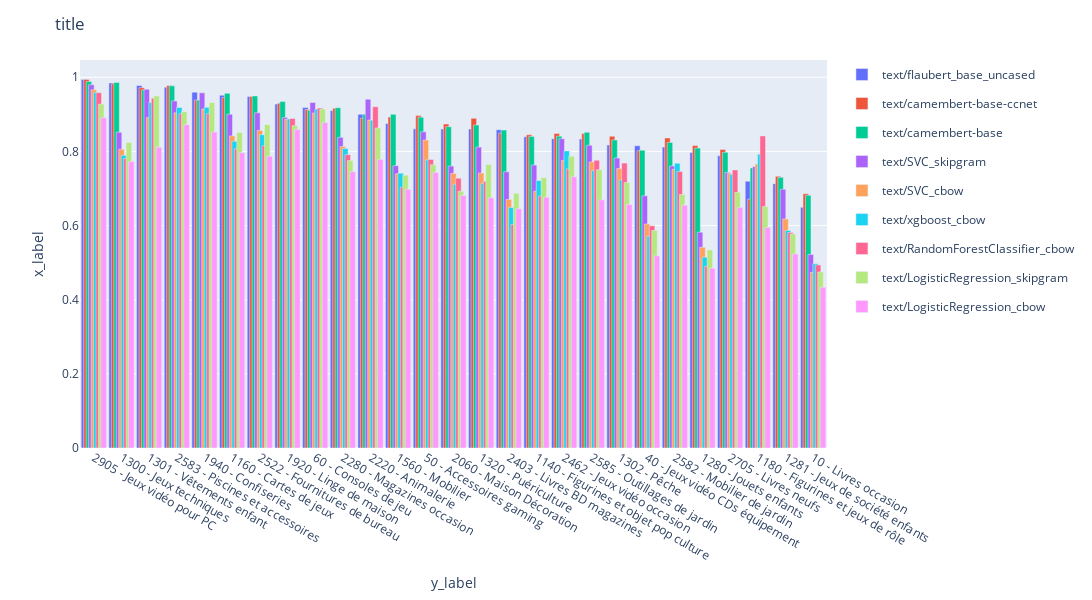

The code cell stored with this chart in its notebook:
### Code cell
from importlib import reload
import src.utils.results as results

reload(results)
from src.utils.results import ResultsManager
res = ResultsManager()
res.add_result_file('../results/results_benchmark_sklearn.csv', 'text')
res.add_result_file('../results/results_benchmark_bert.csv', 'bert')
res.add_result_file('../results/results_benchmark_img.csv', 'img')

#res.df_results.head()
res.plot_f1_scores_by_prdtype(filter_package=['bert','text'])

# df_sklearn = pd.read_csv('../results/results_benchmark_sklearn.csv', index_col=0)
# df_bert = pd.read_csv('../results/results_benchmark_bert.csv', index_col=0)
# df_img = pd.read_csv('../results/results_benchmark_img.csv', index_col=0)

# df_sklearn['package']= 'sklearn'
# df_bert['package']= 'bert'
# df_img['package']= 'img'

# fusion = pd.concat([df_sklearn, df_bert, df_img])

# fusion.head()

# fusion.info()

### Figure 1 — Plotly figure (JSON) as saved in the notebook; plotly's stock layout.template omitted (floating-point values rounded to 4 significant figures)
{"data": [{"alignmentgroup": "True", "hovertemplate": "model=text/flaubert_base_uncased<br>category=%{x}<br>score_test=%{y}<extra></extra>", "legendgroup": "text/flaubert_base_uncased", "marker": {"color": "#636efa", "pattern": {"shape": ""}}, "name": "text/flaubert_base_uncased", "offsetgroup": "text/flaubert_base_uncased", "orientation": "v", "showlegend": true, "textposition": "auto", "type": "bar", "width": 0.2, "x": ["2905 - Jeux vidéo pour PC", "1300 - Jeux techniques", "1301 - Vêtements enfant", "2583 - Piscines et accessoires", "1940 - Confiseries", "1160 - Cartes de jeux", "2522 - Fournitures de bureau", "1920 - Linge de maison", "60 - Consoles de jeu", "2280 - Magazines occasion", "2220 - Animalerie", "1560 - Mobilier", "50 - Accessoires gaming", "2060 - Maison Décoration", "1320 - Puériculture", "2403 - Livres BD magazines", "1140 - Figurines et objet pop culture", "2462 - Jeux vidéo occasion", "2585 - Outillages de jardin", "1302 - Pêche", "40 - Jeux vidéo CDs équipement", "2582 - Mobilier de jardin", "1280 - Jouets enfants", "2705 - Livres neufs", "1180 - Figurines et jeux de rôle", "1281 - Jeux de société enfants", "10 - Livres occasion"], "xaxis": "x", "y": [0.9942, 0.9846, 0.9778, 0.9734, 0.9598, 0.9514, 0.9481, 0.9277, 0.9184, 0.9103, 0.9, 0.8754, 0.8611, 0.8606, 0.8603, 0.8585, 0.8397, 0.8342, 0.8335, 0.8175, 0.8152, 0.8117, 0.7972, 0.7885, 0.7195, 0.7131, 0.6491], "yaxis": "y"}, {"alignmentgroup": "True", "hovertemplate": "model=text/camembert-base-ccnet<br>category=%{x}<br>score_test=%{y}<extra></extra>", "legendgroup": "text/camembert-base-ccnet", "marker": {"color": "#EF553B", "pattern": {"shape": ""}}, "name": "text/camembert-base-ccnet", "offsetgroup": "text/camembert-base-ccnet", "orientation": "v", "showlegend": true, "textposition": "auto", "type": "bar", "width": 0.2, "x": ["2905 - Jeux vidéo pour PC", "1300 - Jeux techniques", "2583 - Piscines et accessoires", "1301 - Vêtements enfant", "2522 - Fournitures de bureau", "1160 - Cartes de jeux", "1940 - Confiseries", "1920 - Linge de maison", "2280 - Magazines occasion", "60 - Consoles de jeu", "50 - Accessoires gaming", "1560 - Mobilier", "2220 - Animalerie", "1320 - Puériculture", "2060 - Maison Décoration", "2403 - Livres BD magazines", "2462 - Jeux vidéo occasion", "2585 - Outillages de jardin", "1140 - Figurines et objet pop culture", "1302 - Pêche", "2582 - Mobilier de jardin", "1280 - Jouets enfants", "2705 - Livres neufs", "40 - Jeux vidéo CDs équipement", "1281 - Jeux de société enfants", "10 - Livres occasion", "1180 - Figurines et jeux de rôle"], "xaxis": "x", "y": [0.9942, 0.9823, 0.9778, 0.9718, 0.9481, 0.9455, 0.9383, 0.9302, 0.9167, 0.913, 0.8966, 0.8929, 0.8896, 0.8892, 0.8739, 0.8492, 0.8485, 0.8483, 0.8447, 0.8409, 0.8362, 0.8156, 0.8054, 0.8016, 0.7329, 0.6857, 0.6712], "yaxis": "y"}, {"alignmentgroup": "True", "hovertemplate": "model=text/camembert-base<br>category=%{x}<br>score_test=%{y}<extra></extra>", "legendgroup": "text/camembert-base", "marker": {"color": "#00cc96", "pattern": {"shape": ""}}, "name": "text/camembert-base", "offsetgroup": "text/camembert-base", "orientation": "v", "showlegend": true, "textposition": "auto", "type": "bar", "width": 0.2, "x": ["2905 - Jeux vidéo pour PC", "1300 - Jeux techniques", "2583 - Piscines et accessoires", "1301 - Vêtements enfant", "1160 - Cartes de jeux", "2522 - Fournitures de bureau", "1940 - Confiseries", "1920 - Linge de maison", "2280 - Magazines occasion", "60 - Consoles de jeu", "2220 - Animalerie", "1560 - Mobilier", "50 - Accessoires gaming", "1320 - Puériculture", "2060 - Maison Décoration", "2403 - Livres BD magazines", "2585 - Outillages de jardin", "2462 - Jeux vidéo occasion", "1140 - Figurines et objet pop culture", "1302 - Pêche", "2582 - Mobilier de jardin", "1280 - Jouets enfants", "40 - Jeux vidéo CDs équipement", "2705 - Livres neufs", "1180 - Figurines et jeux de rôle", "1281 - Jeux de société enfants", "10 - Livres occasion"], "xaxis": "x", "y": [0.9884, 0.9861, 0.9769, 0.9659, 0.9567, 0.9496, 0.9387, 0.9344, 0.9177, 0.9108, 0.9003, 0.8999, 0.8924, 0.871, 0.8668, 0.8574, 0.8516, 0.8412, 0.8401, 0.8311, 0.8244, 0.8089, 0.8032, 0.7975, 0.7554, 0.73, 0.6816], "yaxis": "y"}, {"alignmentgroup": "True", "hovertemplate": "model=text/SVC_skipgram<br>category=%{x}<br>score_test=%{y}<extra></extra>", "legendgroup": "text/SVC_skipgram", "marker": {"color": "#ab63fa", "pattern": {"shape": ""}}, "name": "text/SVC_skipgram", "offsetgroup": "text/SVC_skipgram", "orientation": "v", "showlegend": true, "textposition": "auto", "type": "bar", "width": 0.2, "x": ["2905 - Jeux vidéo pour PC", "1301 - Vêtements enfant", "1940 - Confiseries", "2220 - Animalerie", "2583 - Piscines et accessoires", "60 - Consoles de jeu", "2522 - Fournitures de bureau", "1160 - Cartes de jeux", "1920 - Linge de maison", "50 - Accessoires gaming", "1300 - Jeux techniques", "2280 - Magazines occasion", "2462 - Jeux vidéo occasion", "2585 - Outillages de jardin", "1320 - Puériculture", "1302 - Pêche", "1140 - Figurines et objet pop culture", "1560 - Mobilier", "2582 - Mobilier de jardin", "2060 - Maison Décoration", "1180 - Figurines et jeux de rôle", "2403 - Livres BD magazines", "2705 - Livres neufs", "1281 - Jeux de société enfants", "40 - Jeux vidéo CDs équipement", "1280 - Jouets enfants", "10 - Livres occasion"], "xaxis": "x", "y": [0.9799, 0.9676, 0.958, 0.9406, 0.9362, 0.932, 0.904, 0.9004, 0.8911, 0.853, 0.8517, 0.8379, 0.8343, 0.8168, 0.8116, 0.7822, 0.7631, 0.7615, 0.7606, 0.7605, 0.7594, 0.7452, 0.7432, 0.6978, 0.6803, 0.5822, 0.5218], "yaxis": "y"}, {"alignmentgroup": "True", "hovertemplate": "model=text/SVC_cbow<br>category=%{x}<br>score_test=%{y}<extra></extra>", "legendgroup": "text/SVC_cbow", "marker": {"color": "#FFA15A", "pattern": {"shape": ""}}, "name": "text/SVC_cbow", "offsetgroup": "text/SVC_cbow", "orientation": "v", "showlegend": true, "textposition": "auto", "type": "bar", "width": 0.2, "x": ["2905 - Jeux vidéo pour PC", "1940 - Confiseries", "2583 - Piscines et accessoires", "60 - Consoles de jeu", "1301 - Vêtements enfant", "1920 - Linge de maison", "2220 - Animalerie", "2522 - Fournitures de bureau", "1160 - Cartes de jeux", "50 - Accessoires gaming", "2280 - Magazines occasion", "1300 - Jeux techniques", "2462 - Jeux vidéo occasion", "2585 - Outillages de jardin", "1180 - Figurines et jeux de rôle", "1302 - Pêche", "2582 - Mobilier de jardin", "1320 - Puériculture", "2705 - Livres neufs", "2060 - Maison Décoration", "1560 - Mobilier", "1140 - Figurines et objet pop culture", "2403 - Livres BD magazines", "1281 - Jeux de société enfants", "40 - Jeux vidéo CDs équipement", "1280 - Jouets enfants", "10 - Livres occasion"], "xaxis": "x", "y": [0.9661, 0.9143, 0.9041, 0.9036, 0.8913, 0.8866, 0.8844, 0.8567, 0.8418, 0.8307, 0.8133, 0.8059, 0.7759, 0.7713, 0.7659, 0.7537, 0.7519, 0.7419, 0.7406, 0.7406, 0.7398, 0.6927, 0.6703, 0.618, 0.6042, 0.5414, 0.4738], "yaxis": "y"}, {"alignmentgroup": "True", "hovertemplate": "model=text/xgboost_cbow<br>category=%{x}<br>score_test=%{y}<extra></extra>", "legendgroup": "text/xgboost_cbow", "marker": {"color": "#19d3f3", "pattern": {"shape": ""}}, "name": "text/xgboost_cbow", "offsetgroup": "text/xgboost_cbow", "orientation": "v", "showlegend": true, "textposition": "auto", "type": "bar", "width": 0.2, "x": ["2905 - Jeux vidéo pour PC", "1301 - Vêtements enfant", "1940 - Confiseries", "2583 - Piscines et accessoires", "60 - Consoles de jeu", "1920 - Linge de maison", "2220 - Animalerie", "2522 - Fournitures de bureau", "1160 - Cartes de jeux", "2280 - Magazines occasion", "2462 - Jeux vidéo occasion", "1180 - Figurines et jeux de rôle", "1300 - Jeux techniques", "50 - Accessoires gaming", "2582 - Mobilier de jardin", "2585 - Outillages de jardin", "1560 - Mobilier", "2705 - Livres neufs", "1302 - Pêche", "1140 - Figurines et objet pop culture", "1320 - Puériculture", "2060 - Maison Décoration", "2403 - Livres BD magazines", "1281 - Jeux de société enfants", "40 - Jeux vidéo CDs équipement", "1280 - Jouets enfants", "10 - Livres occasion"], "xaxis": "x", "y": [0.9587, 0.9322, 0.919, 0.9185, 0.9142, 0.8874, 0.8841, 0.845, 0.8275, 0.8078, 0.8014, 0.7926, 0.7893, 0.7772, 0.7679, 0.7481, 0.7412, 0.7381, 0.723, 0.7216, 0.7131, 0.7115, 0.6484, 0.5866, 0.5713, 0.5147, 0.4971], "yaxis": "y"}, {"alignmentgroup": "True", "hovertemplate": "model=text/RandomForestClassifier_cbow<br>category=%{x}<br>score_test=%{y}<extra></extra>", "legendgroup": "text/RandomForestClassifier_cbow", "marker": {"color": "#FF6692", "pattern": {"shape": ""}}, "name": "text/RandomForestClassifier_cbow", "offsetgroup": "text/RandomForestClassifier_cbow", "orientation": "v", "showlegend": true, "textposition": "auto", "type": "bar", "width": 0.2, "x": ["2905 - Jeux vidéo pour PC", "1301 - Vêtements enfant", "2220 - Animalerie", "60 - Consoles de jeu", "1940 - Confiseries", "2583 - Piscines et accessoires", "1920 - Linge de maison", "1180 - Figurines et jeux de rôle", "2522 - Fournitures de bureau", "1160 - Cartes de jeux", "2280 - Magazines occasion", "1300 - Jeux techniques", "50 - Accessoires gaming", "2585 - Outillages de jardin", "1302 - Pêche", "2462 - Jeux vidéo occasion", "2705 - Livres neufs", "2582 - Mobilier de jardin", "2060 - Maison Décoration", "1320 - Puériculture", "1560 - Mobilier", "1140 - Figurines et objet pop culture", "2403 - Livres BD magazines", "40 - Jeux vidéo CDs équipement", "1281 - Jeux de société enfants", "10 - Livres occasion", "1280 - Jouets enfants"], "xaxis": "x", "y": [0.9583, 0.9437, 0.9204, 0.917, 0.9019, 0.9013, 0.8887, 0.8418, 0.8151, 0.8072, 0.7913, 0.781, 0.7783, 0.7762, 0.7684, 0.7527, 0.75, 0.7461, 0.7279, 0.7192, 0.7034, 0.6797, 0.603, 0.5996, 0.5811, 0.4937, 0.4899], "yaxis": "y"}, {"alignmentgroup": "True", "hovertemplate": "model=text/LogisticRegression_skipgram<br>category=%{x}<br>score_test=%{y}<extra></extra>", "legendgroup": "text/LogisticRegression_skipgram", "marker": {"color": "#B6E880", "pattern": {"shape": ""}}, "name": "text/LogisticRegression_skipgram", "offsetgroup": "text/LogisticRegression_skipgram", "orientation": "v", "showlegend": true, "textposition": "auto", "type": "bar", "width": 0.2, "x": ["1301 - Vêtements enfant", "1940 - Confiseries", "2905 - Jeux vidéo pour PC", "60 - Consoles de jeu", "2583 - Piscines et accessoires", "2522 - Fournitures de bureau", "1920 - Linge de maison", "2220 - Animalerie", "1160 - Cartes de jeux", "1300 - Jeux techniques", "2462 - Jeux vidéo occasion", "2280 - Magazines occasion", "1320 - Puériculture", "50 - Accessoires gaming", "2585 - Outillages de jardin", "1560 - Mobilier", "1140 - Figurines et objet pop culture", "1302 - Pêche", "2060 - Maison Décoration", "2705 - Livres neufs", "2403 - Livres BD magazines", "2582 - Mobilier de jardin", "1180 - Figurines et jeux de rôle", "40 - Jeux vidéo CDs équipement", "1281 - Jeux de société enfants", "1280 - Jouets enfants", "10 - Livres occasion"], "xaxis": "x", "y": [0.9493, 0.9318, 0.9276, 0.9143, 0.9069, 0.8722, 0.8694, 0.8634, 0.851, 0.824, 0.7867, 0.7752, 0.7645, 0.7637, 0.7505, 0.7359, 0.7293, 0.716, 0.6925, 0.6895, 0.6873, 0.6837, 0.6512, 0.5866, 0.5774, 0.5341, 0.4749], "yaxis": "y"}, {"alignmentgroup": "True", "hovertemplate": "model=text/LogisticRegression_cbow<br>category=%{x}<br>score_test=%{y}<extra></extra>", "legendgroup": "text/LogisticRegression_cbow", "marker": {"color": "#FF97FF", "pattern": {"shape": ""}}, "name": "text/LogisticRegression_cbow", "offsetgroup": "text/LogisticRegression_cbow", "orientation": "v", "showlegend": true, "textposition": "auto", "type": "bar", "width": 0.2, "x": ["2905 - Jeux vidéo pour PC", "60 - Consoles de jeu", "2583 - Piscines et accessoires", "1920 - Linge de maison", "1940 - Confiseries", "1301 - Vêtements enfant", "1160 - Cartes de jeux", "2522 - Fournitures de bureau", "2220 - Animalerie", "1300 - Jeux techniques", "2280 - Magazines occasion", "50 - Accessoires gaming", "2462 - Jeux vidéo occasion", "1560 - Mobilier", "2060 - Maison Décoration", "1140 - Figurines et objet pop culture", "1320 - Puériculture", "2585 - Outillages de jardin", "1302 - Pêche", "2582 - Mobilier de jardin", "2705 - Livres neufs", "2403 - Livres BD magazines", "1180 - Figurines et jeux de rôle", "1281 - Jeux de société enfants", "40 - Jeux vidéo CDs équipement", "1280 - Jouets enfants", "10 - Livres occasion"], "xaxis": "x", "y": [0.8907, 0.8778, 0.872, 0.859, 0.8521, 0.8115, 0.7967, 0.787, 0.7779, 0.7725, 0.7453, 0.7433, 0.7315, 0.6977, 0.681, 0.676, 0.6749, 0.6695, 0.6567, 0.6548, 0.6485, 0.6452, 0.5944, 0.5234, 0.5184, 0.485, 0.4334], "yaxis": "y"}], "layout": {"barmode": "group", "height": 600, "legend": {}, "margin": {"t": 60}, "title": {"text": "title"}, "width": 1200, "xaxis": {"anchor": "y", "domain": [0, 1], "title": {"text": "y_label"}}, "yaxis": {"anchor": "x", "domain": [0, 1], "title": {"text": "x_label"}}}}
